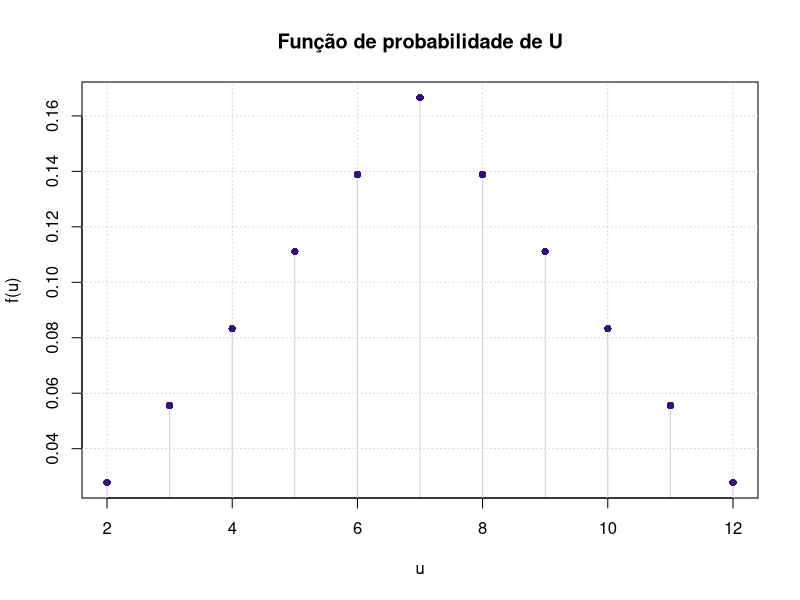
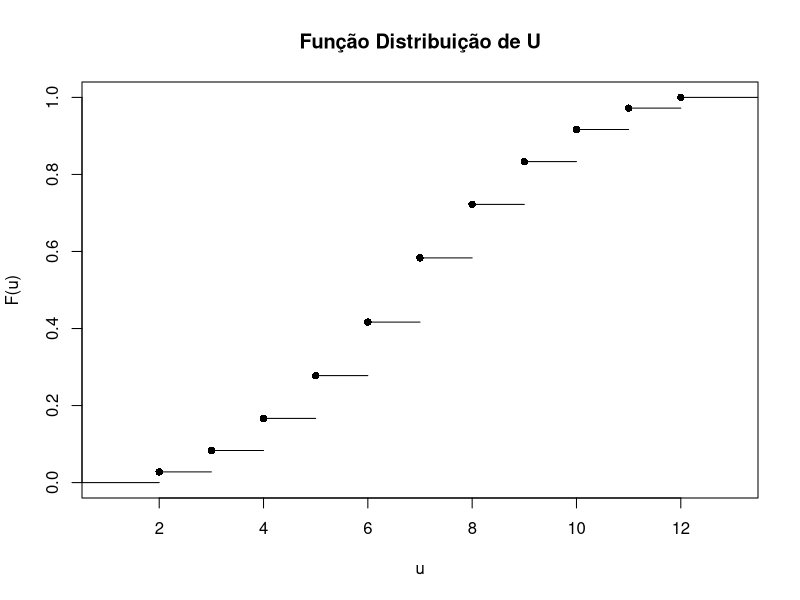

R code for these plots, in order:
## ---- chunk 1
knitr::opts_chunk$set(echo = TRUE)
## ---- chunk 2
dado<-1:6
dado

esp_res_dados <- expand.grid("dado1"=dado, "dado2"=dado)
## ---- chunk 3
esp_res_dados$soma <- esp_res_dados$dado1 + esp_res_dados$dado2
# OU esp_res_dados$soma <-rowSums(esp_res_dados[,1:2])

esp_res_dados$prob <- rep(1/nrow(esp_res_dados),times=nrow(esp_res_dados))

U <- aggregate(prob~soma,    # agregar a coluna prob, de acordo com a soma das faces
             esp_res_dados,  # no dataframe criado
             sum)            # através da soma
U
## ---- chunk 4
plot (x=U$soma,                      # os valores da variável U
      y=U$prob ,                     # os valores da função de probabilidade
      type="h",                      # linhas verticais entre x e y
      main="Função de probabilidade de U",
      xlab="u",                      # id do eixo x
      ylab="f(u)",                   # id do eixo y
      col="light grey")               # cor das linhas

grid()

#Adicionar pontos ao gráfico
points(x=U$soma,                     
       y=U$prob,
       pch=16,                       # símbolo usado, 16 é círculo
       col="#32127a")
## ---- chunk 5
F_U_pontos<-cumsum(U$prob)
F_U_pontos

U$F_U_pontos <- F_U_pontos
U
## ---- chunk 6
#Representação gráfica da Função de Distribuição de U

plot.stepfun(
  stepfun(                              # definir a função em patamares
          U$soma,                       # os valores de u a considerar
          c(0,F_U_pontos),              # os patamares a considerar, 
                                        # ponto adicional inicial 0 
          right=FALSE                   # intervalos fechados à esquerda
          ),
  verticals=FALSE,                      # não colocar traços verticais nos pontos de salto
  pch = 16,                             # tipo de símbolo
  main="Função Distribuição de U",      # título e identificação dos eixos
  xlab="u",
  ylab="F(u)")
## ---- chunk 7
sum(U$prob[U$soma %in% 7:10])

# --------- ALTERNATIVA ---------
# quais<-which(U$U>=7 & U$U<=10)
# sum(U$prob[quais])
## ---- chunk 8
F_U_pontos[which(U$soma == 10)] - F_U_pontos[which(U$soma == 6)]
## ---- chunk 9
sum(U$prob[U$soma %in% 8:10])

# --------- ALTERNATIVA ---------
# quais<-which(U$U>7 & U$U<=10)
# sum(U$prob[quais])
## ---- chunk 10
F_U_pontos[which(U$soma == 10)] - F_U_pontos[which(U$soma == 7)]
## ---- chunk 11
sum(U$prob[U$soma %in% 8:9])

# --------- ALTERNATIVA ---------
# quais<-which(U$U>7 & U$U<10)
# sum(U$prob[quais])
## ---- chunk 12
F_U_pontos[which(U$soma == 9)] - F_U_pontos[which(U$soma == 7)]
## ---- chunk 13
# Miu de U
miu_u<-sum(U$soma*U$prob)
miu_u
## ---- chunk 14
# Média dos Quadrados menos o Quadrado da Média
var_u<- sum((U$soma^2)*U$prob)-miu_u^2
round(var_u,4)

# Média dos Quadrados dos Desvios face à Média
round(sum((U$soma-miu_u)^2*U$prob),4)
